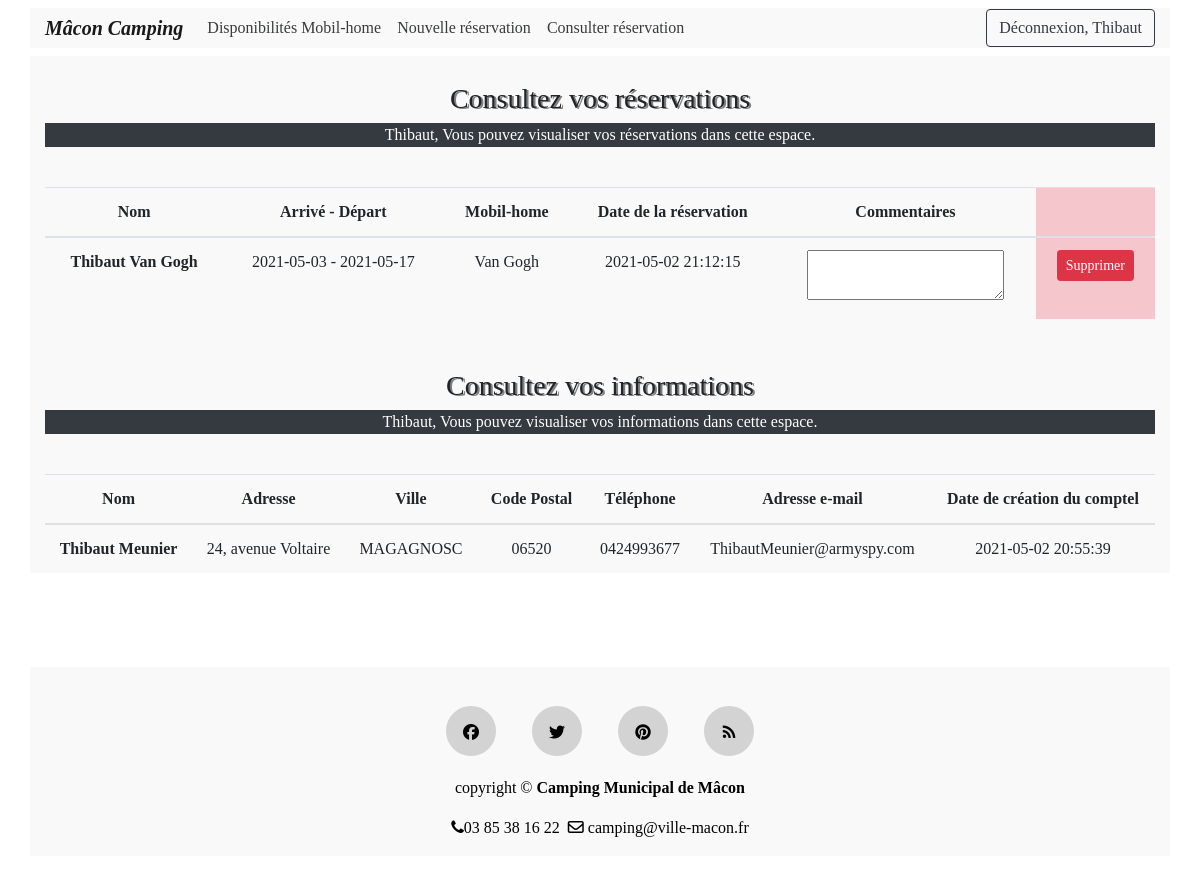
Screenshot of /view_reservations.php (signed in) with the database file from the repository.
### tables this page shows
CREATE TABLE IF NOT EXISTS `reservation` (
  `idres` int(11) NOT NULL AUTO_INCREMENT,
  `dateres` timestamp NOT NULL DEFAULT CURRENT_TIMESTAMP,
  `datedebut` date NOT NULL,
  `datefin` date NOT NULL,
  `regleon` tinyint(1) NOT NULL DEFAULT '0',
  `idmob` int(11) NOT NULL,
  `idcli` int(11) NOT NULL,
  `prenom` varchar(30) DEFAULT NULL,
  `nom` varchar(30) DEFAULT NULL,
  `commentaires` varchar(200) DEFAULT NULL,
  PRIMARY KEY (`idres`),
  KEY `idmob` (`idmob`),
  KEY `idcli` (`idcli`)
);

CREATE TABLE IF NOT EXISTS `mobilhome` (
  `idmob` int(11) NOT NULL AUTO_INCREMENT,
  `nom` varchar(30) NOT NULL,
  `numemp` int(11) NOT NULL,
  `idtyp` int(11) NOT NULL,
  PRIMARY KEY (`idmob`),
  UNIQUE KEY `numemp` (`numemp`),
  KEY `idtyp` (`idtyp`)
);

CREATE TABLE IF NOT EXISTS `client` (
  `idcli` int(11) NOT NULL AUTO_INCREMENT,
  `nomcli` varchar(30) NOT NULL,
  `prenomcli` varchar(30) NOT NULL,
  `pseudo` tinytext,
  `adresse` varchar(100) DEFAULT NULL,
  `cp` varchar(6) DEFAULT NULL,
  `ville` varchar(30) DEFAULT NULL,
  `telephone` varchar(20) DEFAULT NULL,
  `mail` tinytext,
  `motpasse` longtext,
  `reg_date` timestamp NOT NULL DEFAULT CURRENT_TIMESTAMP,
  `role_id` int(11) NOT NULL DEFAULT '1',
  PRIMARY KEY (`idcli`),
  KEY `role_id` (`role_id`)
);

### includes/view_information.inc.php (the view, shortened to what this page needs)
<?php
if(isset($_SESSION['idcli'])){
    require 'includes/dbh.inc.php';
    $user = htmlspecialchars($_SESSION['idcli']);
    $role = htmlspecialchars($_SESSION['role']);
    if($role==1){
    $sql = "SELECT * FROM client WHERE idcli = $user";
    $result = $conn->query($sql);
    if ($result->num_rows > 0) {
        echo
        '
            <table class="table table-hover table-responsive-sm text-center">
                <thead>
                    <tr>
                        <th scope="col">Nom</th>
                        <th scope="col">Adresse</th>
                        <th scope="col">Ville</th>
                        <th scope="col">Code Postal</th>
                        <th scope="col">Téléphone</th>
                        <th scope="col">Adresse e-mail</th>
                        <th scope="col">Date de création du comptel</th>
                    </tr>
                </thead> ';
        while($row = $result->fetch_assoc()) {
        echo"
                <tbody>
                    <tr>
                    <form action='includes/delete.php' method='POST'>
                    <input name='client_id' type='hidden' value=".htmlspecialchars($row["idcli"]).">
                      <th scope='row'>".htmlspecialchars($row["prenomcli"])." ".htmlspecialchars($row["nomcli"])."</th>
                      <td>".htmlspecialchars($row["adresse"])."</td>
                      <td>".htmlspecialchars($row["ville"])."</td>
                      <td>".htmlspecialchars($row["cp"])."</td>
                      <td>".htmlspecialchars($row["telephone"])."</td>
                      <td>".htmlspecialchars($row["mail"])."</td>
                      <td>".htmlspecialchars($row["reg_date"])."</td>
              </tbody>";
        }
        echo "</table>";
    }
    else {    echo "<p class='text-white text-center bg-danger'>Il n'y à aucun compte!<p>"; }
    }
}

### includes/view_reservation.inc.php (shortened to what this page needs)
<?php
if(isset($_SESSION['idcli'])){
    require 'includes/dbh.inc.php';
    $user =  htmlspecialchars($_SESSION['idcli']);
    $role = htmlspecialchars($_SESSION['role']);
    if($role==1){
    $sql = "SELECT * FROM reservation INNER JOIN mobilhome ON reservation.idmob = mobilhome.idmob WHERE idcli = $user";
    $result = $conn->query($sql);
    if ($result->num_rows > 0) {
        echo
        '
            <table class="table table-hover table-responsive-sm text-center">
                <thead>
                    <tr>
                        <th scope="col">Nom</th>
                        <th scope="col">Arrivé - Départ</th>
                        <th scope="col">Mobil-home</th>
                        <th scope="col">Date de la réservation</th>
                        <th scope="col">Commentaires</th>
                        <th class="table-danger" scope="col"></th>
                    </tr>
                </thead> ';
        while($row = $result->fetch_assoc()) {
        echo"
                <tbody>
                    <tr>
                    <form action='includes/delete.php' method='POST'>
                    <input name='reserv_id' type='hidden' value=".htmlspecialchars($row["idres"]).">
                      <th scope='row'>".htmlspecialchars($row["prenom"])." ".htmlspecialchars($row["nom"])."</th>
                      <td>".htmlspecialchars($row["datedebut"])." - ".htmlspecialchars($row["datefin"])."</td>
                      <td>".htmlspecialchars($row["nom"])."</td>
                      <td>".htmlspecialchars($row["dateres"])."</td>
                      <td><textarea readonly>".htmlspecialchars($row["commentaires"])."</textarea></td>
                      <td class='table-danger'><button type='submit' name='delete-submit' class='btn btn-danger btn-sm'>Supprimer</button></td>
                          </form>
                    </tr>
              </tbody>";
        }
        echo "</table>";
    }
    else {    echo "<p class='text-white text-center bg-danger'>Vous avez aucunes réservation!<p>"; }
    }
}

### css/style.css (style rules this page uses)
* { margin:0; padding:0; font-family: "Verdana", Times, serif; }
body { overflow-y: scroll; overflow-x: hidden; }

### rows the page displays
reservation: prenom "Thibaut", idmob.nom "Van Gogh", datedebut "2021-05-03", datefin "2021-05-17", dateres "2021-05-02 21:12:15"
client: prenomcli "Thibaut", nomcli "Meunier", adresse "24, avenue Voltaire", ville "MAGAGNOSC", cp "06520", telephone "0424993677", mail "ThibautMeunier@armyspy.com", reg_date "2021-05-02 20:55:39"

### other values shown
$_SESSION['pseudo'] "Thibaut"
